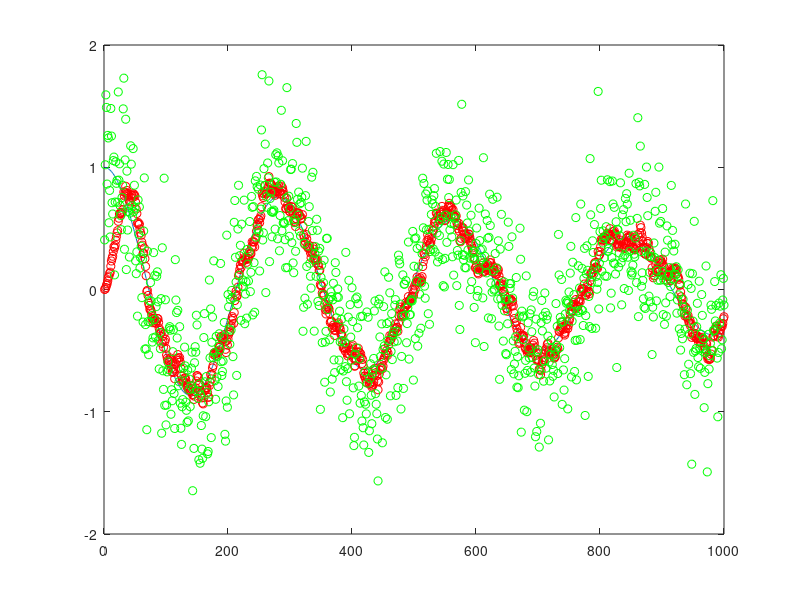

Write MATLAB code to recreate this figure.
close all
clear all

k=2
D=.4
m=10
A=[0 1;-k/m -D/m]
x=[1 0]'

sim_length=1000;

xlog=zeros(2,sim_length);
sensor1=zeros(1,sim_length);
sensor2=zeros(1,sim_length);
time_step=.05;

h_matrix=[1 0];

q_matrix=.04*eye(2);
r_matrix=10;
estimate=zeros(2,sim_length);
p_matrix=0*eye(2);
sys = ss(A,zeros(2,1),zeros(1,2),0)
discerete_a=c2d(sys, time_step)
discerete_a = discerete_a.a


for i=1:sim_length
% model
    x=discerete_a*x;
    % x=xdot*time_step+x;
    xlog(:,i)=x;
    sensor1(i)=h_matrix*x+.4*randn();
% kalman filter
    if i>1
        half_estimate=discerete_a*estimate(:,i-1);
        half_p_matrix=discerete_a*p_matrix*discerete_a'+q_matrix;
        y=sensor1(i)-h_matrix*half_estimate;
        s_matrix=h_matrix*half_p_matrix*h_matrix' + r_matrix;
        k_matrix = half_p_matrix*h_matrix'*inv(s_matrix);
        estimate(:,i)=half_estimate+k_matrix*y;
        p_matrix = (eye(2) - k_matrix*h_matrix)*half_p_matrix;
    end
end






figure()
plot(xlog(1,:))
hold on
plot(estimate(1,:),'ro')
plot(sensor1,'go')